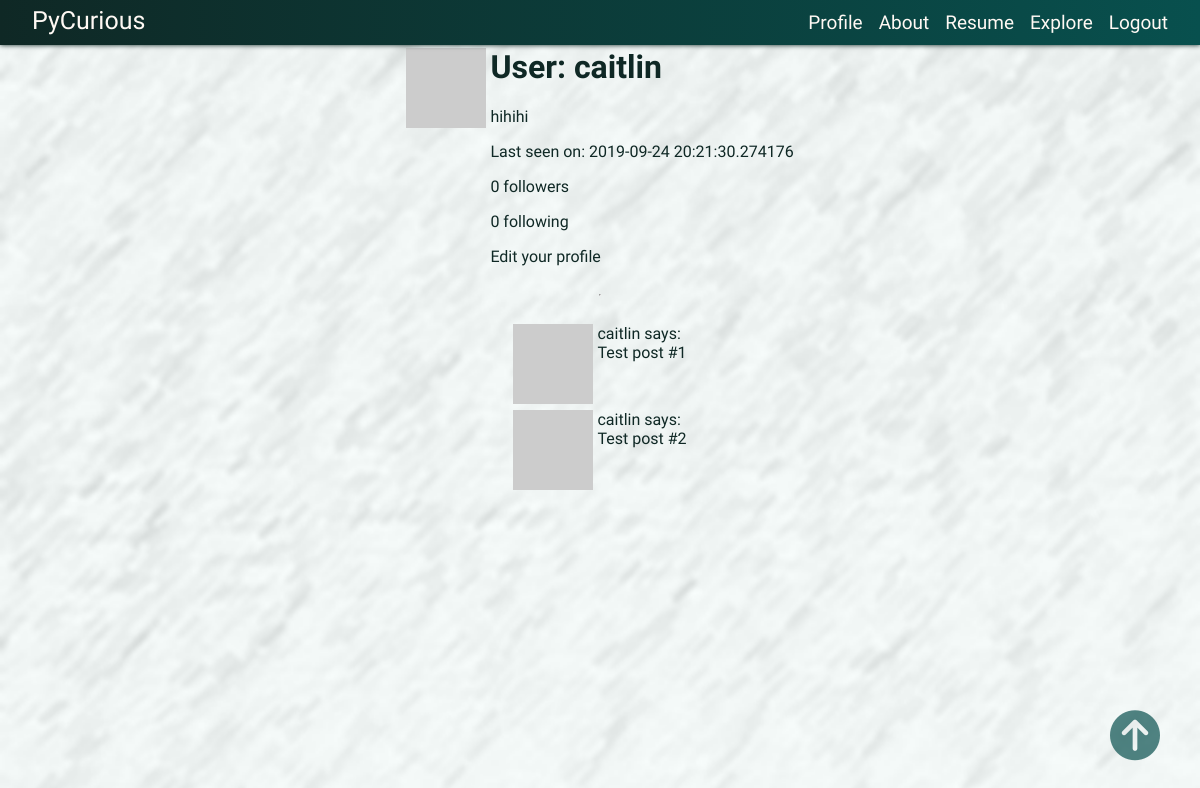
The app's page /user/caitlin (signed in), older data.
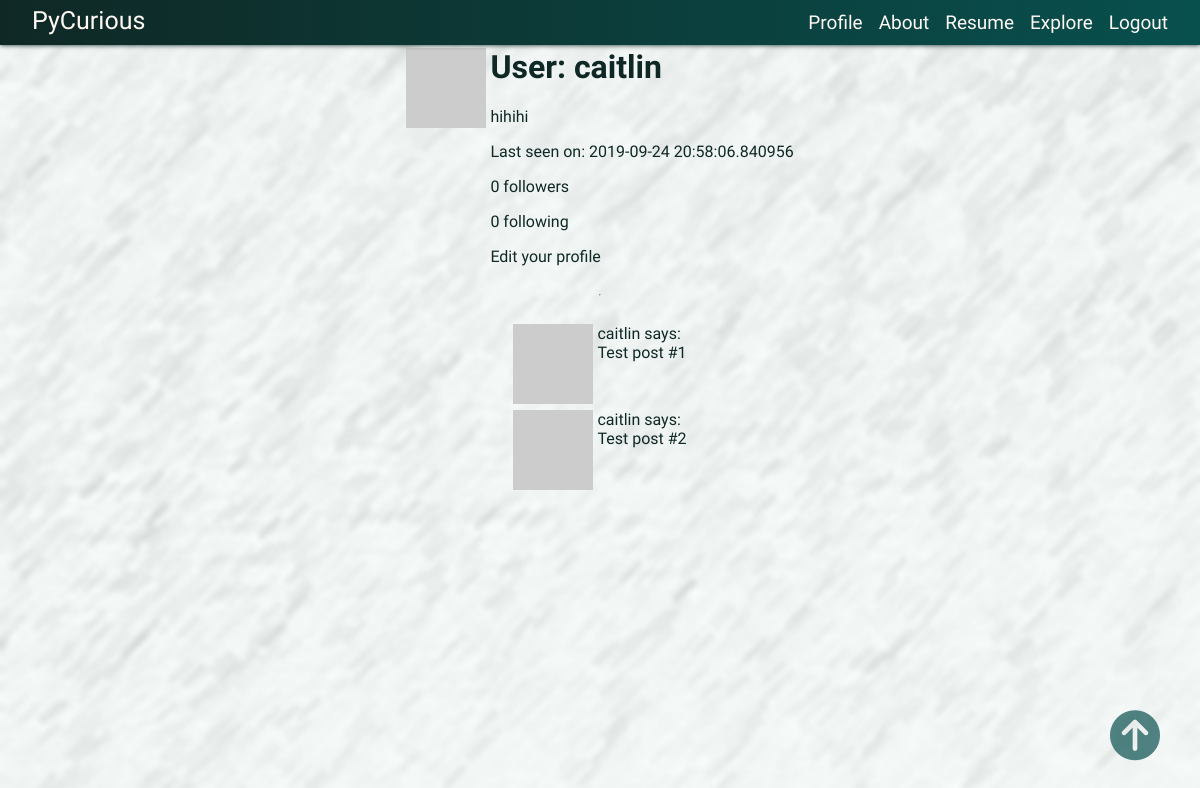
The same page, newer data.
### app/models.py (models this page shows, shortened)
class User(UserMixin,db.Model):
	id = db.Column(db.Integer, primary_key=True)
	username = db.Column(db.String(64), index=True, unique=True)
	email = db.Column(db.String(120), index=True,unique=True)
	password_hash = db.Column(db.String(128))
	posts = db.relationship('Post',backref='author',lazy='dynamic')
	about_me = db.Column(db.String(140))
	last_seen = db.Column(db.DateTime, default=datetime.utcnow)
	followed = db.relationship(
		'User', secondary=followers,
		primaryjoin=(followers.c.follower_id == id),
		secondaryjoin=(followers.c.followed_id == id),
		backref = db.backref('followers',lazy='dynamic'),lazy='dynamic'
		)
	def avatar(self,size):
		digest = md5(self.email.lower().encode('utf-8')).hexdigest()
		return 'https://www.gravatar.com/avatar/{}?d=identicon&s={}'.format(digest,size)

### app/routes.py (the view)
@app.route('/user/<username>')
@login_required
def user(username):
	user = User.query.filter_by(username=username).first_or_404()
	posts = [
		{'author':user, 'body':'Test post #1'},
		{'author':user, 'body':'Test post #2'}
	]
	return render_template('user.html', user=user, posts=posts)

### app/models.py (called while the page is built)
@login.user_loader
def load_user(id):
	return User.query.get(int(id))

### app/routes.py (called while the page is built)
@app.before_request
def before_request():
	if current_user.is_authenticated:
		current_user.last_seen = datetime.utcnow()
		db.session.commit()

### app/templates/user.html (shortened to what this page needs)
{% extends "base.html" %}
{% block content %}
	<table>
		<tr valign="top">
			<td><img src="{{ user.avatar(128) }}"></td>
			<td>
				<h1>User: {{ user.username }}</h1>
				{% if user.about_me %}
					<p>{{ user.about_me }}</p>
				{% endif %}
				{% if user.last_seen %}
					<p>Last seen on: {{ user.last_seen }} </p>
				{% endif %}
				<p>{{ user.followers.count() }} followers</p>
				<p>{{ user.followed.count() }} following</p>
				{% if user == current_user %}
					<p>
						<a href="{{ url_for('edit_profile') }}">
							Edit your profile
						</a>
					</p>
				{% elif not current_user.is_following(user) %}
					<p>
						<a href="{{ url_for('follow',username=user.username) }}">
							Follow
						</a>
					</p>
				{% else %}
					<p>
						<a href="{{ url_for('unfollow',username=user.username) }}">
							Unfollow
						</a>
					</p>
				{% endif %}
			</td>
		</tr>
	</table>
	<hr>
	{% for post in posts %}
		{% include '_post.html' %}
	{% endfor %}
{% endblock %}

### app/templates/base.html (shortened to what this page needs)
<html>
	<head>
		<link rel="stylesheet" href="{{ url_for('static', filename='css/main.css') }}">
	</head>
	<body>
		<div id="navbar">
			<div id="site-name">
				<a href="{{url_for('index')}}">PyCurious</a>
			</div>
			<div id="site-nav">
				{% if current_user.is_anonymous %}
				<a class="nav-link" href="{{url_for('login')}}">Login</a>
				{% else %}
				<a class="nav-link" href="{{ url_for('user', username=current_user.username) }}">Profile</a>
				<a class="nav-link" href="{{ url_for('explore') }}">About</a>
				<a class="nav-link" href="{{ url_for('explore') }}">Resume</a>
				<a class="nav-link" href="{{ url_for('explore') }}">Explore</a>
				<a class="nav-link" href="{{ url_for('logout') }}">Logout</a>
				{% endif %}
			</div>
		</div>
		<div class="arrow-up"><i class="fas fa-arrow-circle-up"></i></div>
		{% block content %}
		{% endblock %}
	</body>
</html>

### app/templates/_post.html
<table>
	<tr valign="top">
		<td>
			<img src="{{ post.author.avatar(36) }}">
		</td>
		<td>
			<a href="{{ url_for('user', username=post.author.username) }}">
				{{ post.author.username }}
			</a>
			 says: <br>{{ post.body }}
		</td>
	</tr>
</table>

### app/static/css/main.css (style rules this page uses)
body { margin: 0px; padding: 0rem; width: 100%; display: flex; flex-direction: column; align-items: center; font-family: sans-serif; background-color: rgb(255,255,255); font-size: 50px; color: rgb(15,40,37); font-family: 'Open Sans Condensed', sans-serif; background-image: url(../images/snake_bg.png); background-repeat: no-repeat; background-size: cover; }
a { text-decoration: none; color: inherit; }
#navbar { margin: 0; padding: 0.4rem 0rem 0.6rem 0rem; width: 100%; display: flex; flex-direction: row; align-items: baseline; justify-content: space-between; background-image: linear-gradient(to right, rgb(15,40,37), rgb(8,80,78)); font-size: .5em; position: relative; box-shadow: 0px 0px 5px 0px rgba(15,40,37,1); }
#site-name { margin-left: 2rem; color: rgb(255,249,244); }
#site-nav { display: flex; align-items: center; padding-right: 1rem; }
.nav-link { margin-right: 1rem; color: rgb(255,249,244); font-size: .76em; }
.arrow-up { color: rgba(8,80,78,0.7); font-size: 1em; position: fixed; bottom: 5vh; right: 5vh; }

Row changes from the older to the newer data that the page shows:
changed User "caitlin": last_seen "2019-09-24 20:21:30.274176" → "2019-09-24 20:58:06.840956"
